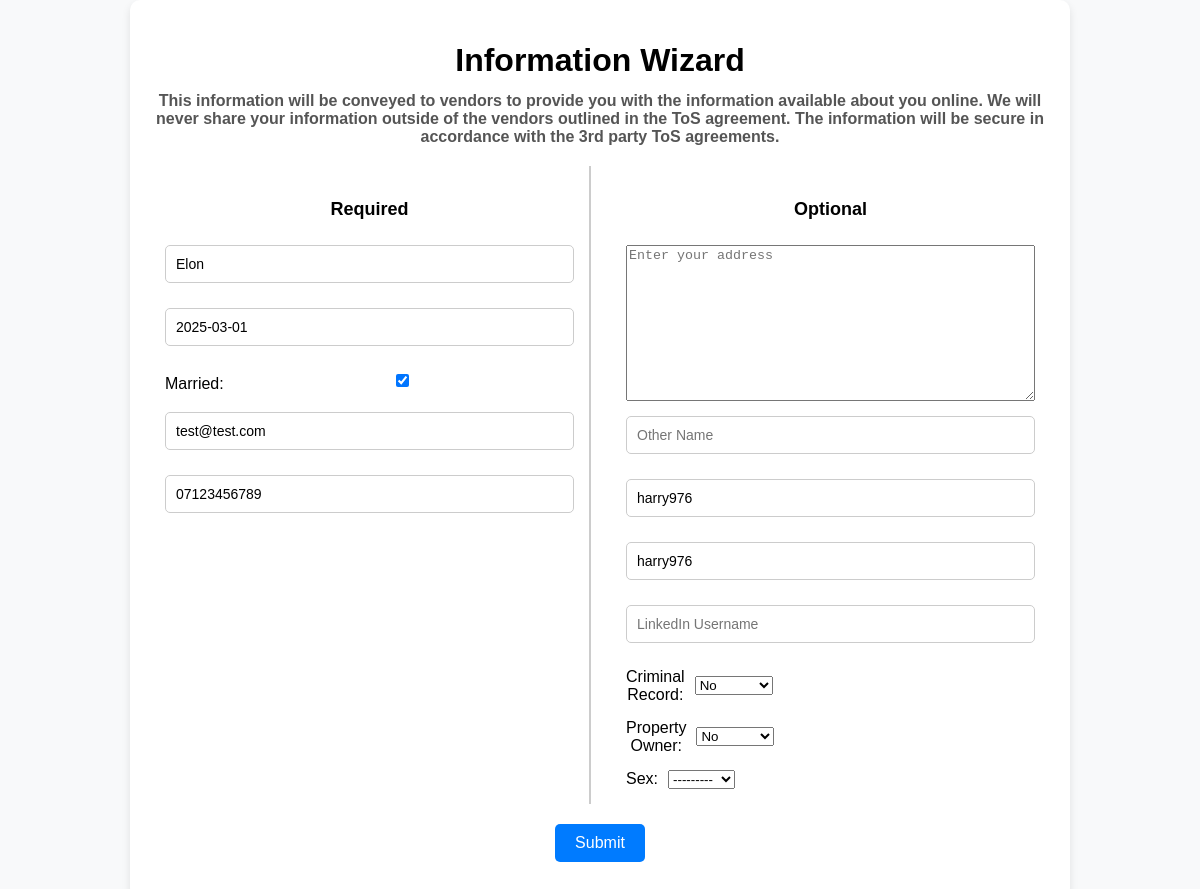
The page /DataForm/ (signed in) on the database as committed earlier.
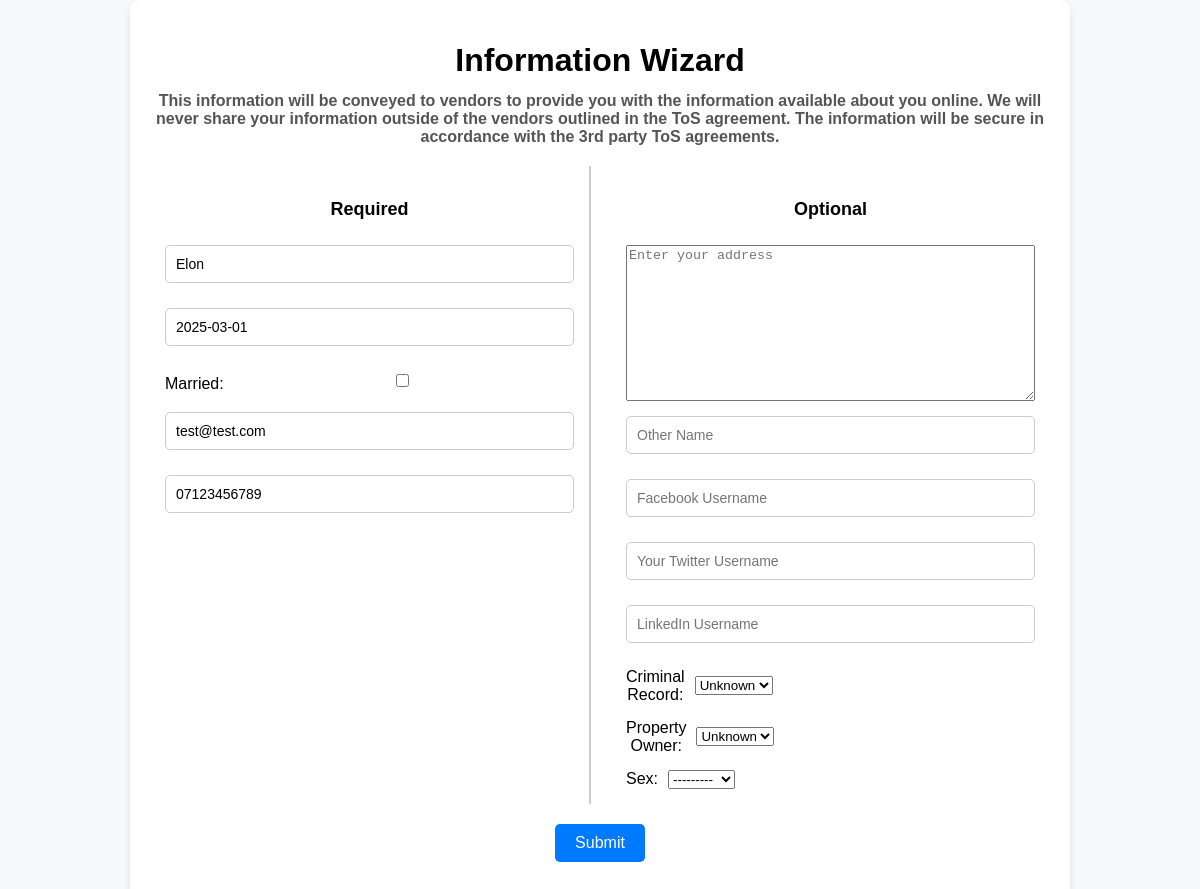
The same page on the database as committed later.
### DigitalWaves_App/models.py (models this page shows, shortened)
class UserInformation(models.Model):
    user = models.OneToOneField(User, on_delete=models.CASCADE)  # Link to the Auth User Database table
    Name = models.CharField(max_length=100)
    DOB = models.DateField()
    Married = models.BooleanField(default=False) # not in use
    Email = models.EmailField()
    PhoneNumber = models.CharField(max_length=15)
    Address = models.TextField(max_length=128, blank=True, null=True)
    OtherName = models.CharField(max_length=100, blank=True, null=True) # not in use
    FacebookID = models.CharField(max_length=100, blank=True, null=True)
    TwitterID = models.CharField(max_length=100, blank=True, null=True)
    LinkedinUsername = models.CharField(max_length=100, blank=True, null=True)
    CriminalRecord = models.BooleanField(default=False, null=True) # not in use
    OwnProperty = models.BooleanField(default=False, null=True)
    Sex = models.CharField(max_length=6, choices=[('Male', 'Male'), ('Female', 'Female')], blank=True, null=True) # not in use

### DigitalWaves_App/views.py (the view)
# urls.py: path('DataForm/', views.DataForm, name="DataForm"),
@login_required
def DataForm(request):
    print("entered view. success")
    try:
        ExistingUserInfo = UserInformation.objects.get(user=request.user)
    except UserInformation.DoesNotExist:
        ExistingUserInfo = None
    if request.method == 'POST':
        UserDataForm = UserInformationForm(request.POST, instance=ExistingUserInfo)
        print("the method was POST. success")
        if UserDataForm.is_valid():
            print("Form is valid. success")
            SaveUserForm = UserDataForm.save(commit=False)
            SaveUserForm.user = request.user
            SaveUserForm.save()
            print("form is saved. success")
            return redirect('MainPage')
        else:
            print(UserDataForm.errors)
    else:
        if ExistingUserInfo:
           UserDataForm = UserInformationForm(instance=ExistingUserInfo)
        else:
            UserDataForm = UserInformationForm()
    return render(request, "DataForm.html", {'form': UserDataForm})

### DigitalWaves_App/forms.py
class UserInformationForm(forms.ModelForm):
    class Meta:
        model = UserInformation
        fields = [
            'Name', 'DOB', 'Married', 'Email', 'PhoneNumber',
            'Address', 'OtherName', 'FacebookID', 'TwitterID',
            'LinkedinUsername', 'CriminalRecord', 'OwnProperty', 'Sex'
        ]
        widgets = {
            'Name': forms.TextInput(attrs={'placeholder': 'Full Name'}),
            'DOB': forms.DateInput(attrs={'placeholder': 'MM/DD/YYYY'}),
            'Email': forms.EmailInput(attrs={'placeholder': 'Email Address'}),
            'PhoneNumber': forms.TextInput(attrs={'placeholder': 'Phone Number'}),
            'Address': forms.Textarea(attrs={'placeholder': 'Enter your address'}),
            'OtherName': forms.TextInput(attrs={'placeholder': 'Other Name'}),
            'FacebookID': forms.TextInput(attrs={'placeholder': 'Facebook Username'}),
            'TwitterID': forms.TextInput(attrs={'placeholder': 'Your Twitter Username'}),
            'LinkedinUsername': forms.TextInput(attrs={'placeholder': 'LinkedIn Username'}),
            }

### DigitalWaves_App/templates/DataForm.html (shortened to what this page needs)
﻿<!DOCTYPE html>
<html lang="en" xmlns="http://www.w3.org/1999/xhtml">
<head>
</head>
<body>
    <div class="FormContainer">
        <h1>Information Wizard</h1>
        <h2>
            This information will be conveyed to vendors to provide you with the information available
            about you online. We will never share your information outside of the vendors outlined in the ToS agreement.
            The information will be secure in accordance with the 3rd party ToS agreements.
        </h2>
        <form method="post" action="{% url 'DataForm' %}">
            <div class="form-wrapper">
                <div class="RequiredForm">
                    <h3>Required</h3>
                    {{ form.Name }}
                    {{ form.DOB }}
                    <label>
                        <span>Married:</span>
                        {{ form.Married }}
                    </label>
                    {{ form.Email }}
                    {{ form.PhoneNumber }}
                </div>
                <div class="OptionalForm">
                    <h3>Optional</h3>
                    {{ form.Address }}
                    {{ form.OtherName }}
                    {{ form.FacebookID }}
                    {{ form.TwitterID }}
                    {{ form.LinkedinUsername }}
                    <label>
                        <span>Criminal Record:</span>
                        {{ form.CriminalRecord }}
                    </label>
                    <label>
                        <span>Property Owner:</span>
                        {{ form.OwnProperty }}
                    </label>
                    <label>
                        <span>Sex:</span>
                        {{ form.Sex }}
                    </label>
                </div>
            </div>
            <button type="submit">Submit</button>
        </form>
    </div>
</body>
</html>

### DigitalWaves_App/templates/DataForm.html (style rules this page uses)
body { font-family: Arial, sans-serif; display: flex; justify-content: center; align-items: center; min-height: 100vh; margin: 0; background-color: #f8f9fa; }
.FormContainer { text-align: center; padding: 20px; border-radius: 10px; background-color: white; box-shadow: 0px 4px 8px rgba(0, 0, 0, 0.1); width: 80%; max-width: 900px; position: relative; }
.FormContainer h1 { margin-bottom: 10px; }
.FormContainer h2 { font-size: 16px; color: #555; margin-bottom: 20px; }
input { width: 100%; padding: 10px; margin-bottom: 10px; border: 1px solid #ccc; border-radius: 5px; font-size: 14px; box-sizing: border-box; }
.form-wrapper { display: flex; justify-content: space-between; gap: 20px; flex-wrap: wrap; flex-grow: 1; }
.RequiredForm, .OptionalForm { flex: 1; display: flex; flex-direction: column; gap: 15px; padding: 15px; box-sizing: border-box; }
.RequiredForm { border-right: 2px solid #ccc; }
.RequiredForm h3, .OptionalForm h3 { text-align: center; font-size: 18px; margin-bottom: 10px; color: black; }
button { padding: 10px 20px; background-color: #007bff; border: none; border-radius: 5px; color: white; font-size: 16px; cursor: pointer; margin-top: 20px; align-self: flex-end; }
label { display: flex; align-items: center; gap: 10px; }
label span { flex: 0 0 15px; }
input[type="checkbox"], input[type="radio"] { margin-left: auto; }

Rows that differ between the two databases and show on the page:
changed UserInformation "Elon": Married "☑" → "☐"; FacebookID "harry976" → (not shown); TwitterID "harry976" → (not shown); CriminalRecord "No" → "Unknown"; OwnProperty "No" → "Unknown"
